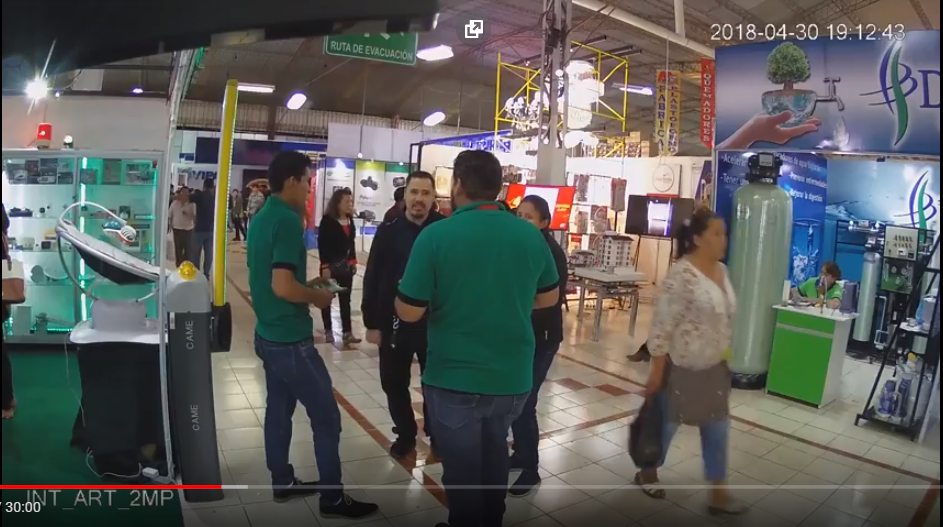
#> input picture data/test.png, 943 x 527 px
$ python face_detect_haar.py   (Python 2 division)
#> lines starting #> are read from the running program, lines starting #| are printed output that depends on the picture; after the words box and inside, x2 and y2 are one past the last pixel; in counts of white or black regions, pixels touching at a corner belong together
import numpy as np
import cv2
face_cascade = cv2.CascadeClassifier('model/haarcascade_frontalface_default.xml')

image = cv2.imread('data/test.png')
#> image is the input picture: shape (527, 943, 3); mean B, G, R 92.2, 95.1, 94
grayImage = cv2.cvtColor(image, cv2.COLOR_BGR2GRAY)
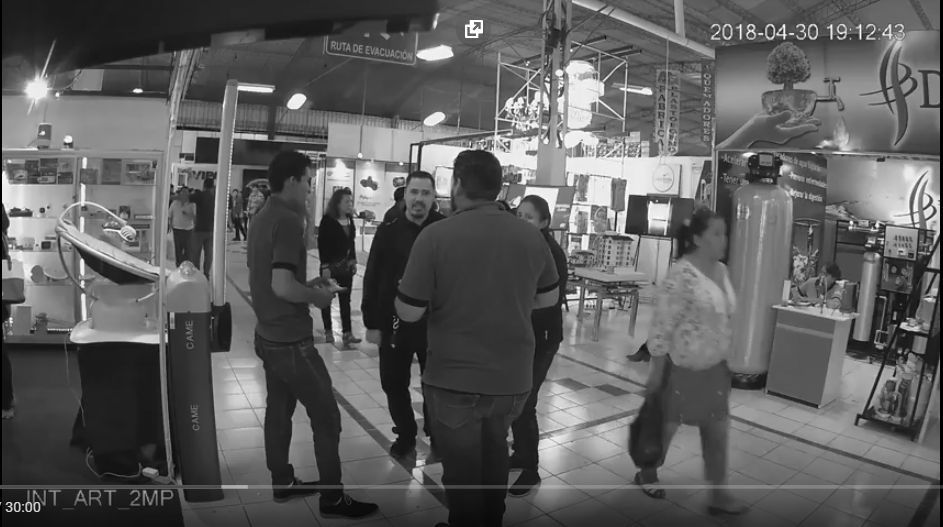
#> grayImage: shape (527, 943); min 0, max 255, mean 94.4

faces = face_cascade.detectMultiScale(grayImage)
#> faces = [[403, 180, 34, 34], [526, 396, 88, 88]]

print type(faces)
#| <class 'numpy.ndarray'>

if len(faces) == 0:
	print "No faces found"

else:
	print faces
#| [[403 180  34  34]
#|  [526 396  88  88]]
	print faces.shape
#| (2, 4)
	print "Number of faces detected: " + str(faces.shape[0])
#| Number of faces detected: 2

	for (x,y,w,h) in faces:
		cv2.rectangle(image,(x,y),(x+w,y+h),(0,255,0),1)
#> this loop made 2 passes
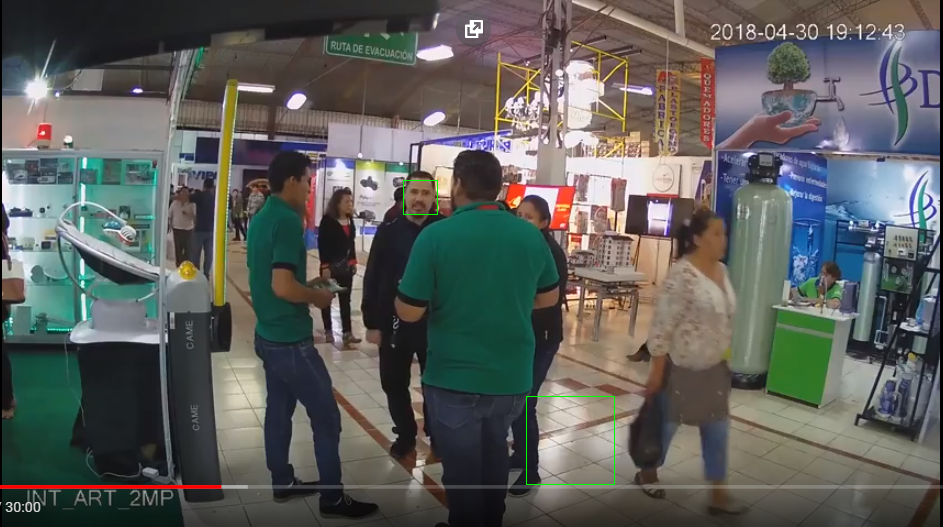
#> image: shape (527, 943, 3); 0.1% of pixels changed, all inside (x1, y1, x2, y2) = (403, 180, 615, 485)

	cv2.rectangle(image, ((0,image.shape[0] -25)),(270, image.shape[0]), (255,255,255), -1)
	cv2.putText(image, "Number of faces detected: " + str(faces.shape[0]), (0,image.shape[0] -10), cv2.FONT_HERSHEY_TRIPLEX, 0.5,  (0,0,0), 1)
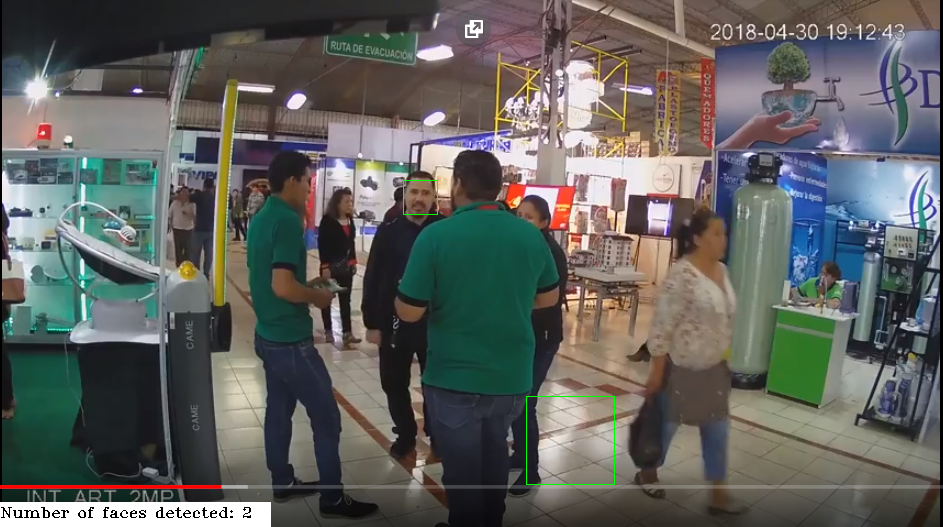
#> image: shape (527, 943, 3); mean B, G, R 94.6, 97.7, 96.5

	cv2.imshow('Image with faces',image)
	cv2.waitKey(0)
	cv2.destroyAllWindows()

$ run again, with data/faceA1.png copied over data/test.png
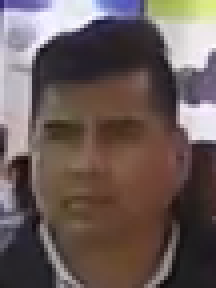
#> input picture data/faceA1.png, 54 x 72 px (shown 4 times larger)
#> image is the input picture: shape (72, 54, 3); mean B, G, R 88.5, 91.2, 106
#> `grayImage = cv2.cvtColor(image, cv2.COLOR_BGR2GRAY)`:
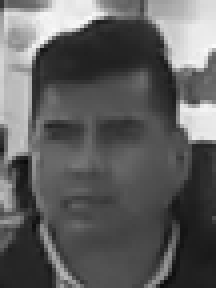
#> grayImage: shape (72, 54) (shown 4 times larger); min 10, max 251, mean 95.3
#> faces = [[4, 20, 38, 38]]
#| <class 'numpy.ndarray'>
#| [[ 4 20 38 38]]
#| (1, 4)
#| Number of faces detected: 1
#> the loop `for (x,y,w,h) in faces:` made 1 pass
#> `cv2.putText(image, "Number of faces detected: " + str(faces.shape[0]),..`:
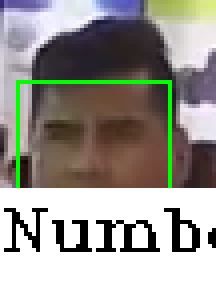
#> image: shape (72, 54, 3) (shown 4 times larger); mean B, G, R 143.1, 149.6, 152.1
